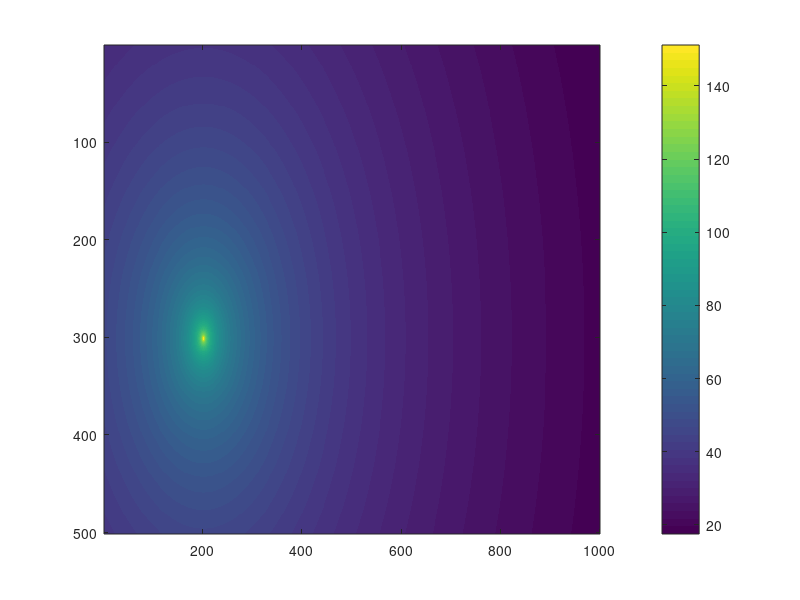

MATLAB code for this plot: (Note: this script raises an error after producing the figure.)
 
n=2;
d=1;
mu=0;
sigma=2;
Gr=1;
R=0.001;
f=2.4;
%Gt=rho;
Pt=20;
%+normrnd(mu,sigma);
RSSI=@(A,n,d,mu,sigma) A-10*normrnd(n,0.5)*log10(d);
Pr=@(Pt,Gt,Gr,R,f) Pt+Gt+Gr-20*log10(R)-20*log2(f)-92.45;
ComputeAngle=@(angle_temp) rho(angle_temp);
computeDist=@(A,RSSI,n) 2.^((A-RSSI)/(10*n));

x=0:0.01:10;
y=0:0.01:5;

coord_X=2;
coord_Y=3;
dist_X=-ones(size(y'))*(coord_X-x);
dist_Y=(coord_Y-y')*ones(size(x));
dist=dist_X.^2+dist_Y.^2;
mask=((dist_Y(:,1)>0*ones(size(x))) & (ones(size(y'))*dist_X(1,:)>0))+...
       2*((dist_Y(:,1)>0*ones(size(x))) & (ones(size(y'))*dist_X(1,:)<0))+...
        3*((dist_Y(:,1)<0*ones(size(x))) & (ones(size(y'))*dist_X(1,:)<0))+...
        4*((dist_Y(:,1)<0*ones(size(x))) & (ones(size(y'))*dist_X(1,:)>0));
angle=atan(dist_Y./dist_X);
angle_def=angle.*(mask==1)+ ((pi+angle).*(mask==2))+ ((pi+angle).*(mask==3))+ ((2*pi+angle).*(mask==4));
thickness=0.0001;
theta = 0:thickness:2*pi;
%rho=abs(cos(pi/2.*cos(theta-pi/2))./sin(theta-pi/2)).^2;
rho=ones(size(theta))*1.64;
%%
for i=1:size(angle_def,1)
    for j=1:size(angle_def,2)
        %{   
        a=angle_def(i,j);
            tol = 5 * eps(a); % A very small value.
            angle_index(i,j)=tetha(tetha>a-tol && tetha<a+tol);
        %}
        if(~isnan(angle_def(i,j)))
            angle_index(i,j)=rho(round(angle_def(i,j)/thickness+1));
        else
            angle_index(i,j)=NaN;
        end
    end
end
%%
%gain=rho(find(theta,angle_def));
%P=Pr(Pt,Gt,Gr,R,f);
angle_index=NaN(size(angle_def));
angle_temp=round((angle_def.*~isnan(angle_def))/thickness+1);
for i=1:size(angle_temp,1)
    angle_index(i,:)=rho(angle_temp(i,:)~=nan);
    %angle_index(i,:)=rho(angle_temp(~isnan(angle_temp(i,:))));
end
imagesc(angle_index);
%%
matrix=RSSI(60,n,dist,mu,sigma);
imagesc(matrix);
colorbar;
theta = 0:0.0001:2*pi;
rho=abs(cos(pi/2.*cos(theta-pi/2))./sin(theta-pi/2)).^2*1.64;



polarplot(theta,10* log10(rho));
polarplot(theta,ones(size(theta)));

%friss


%polarplot(theta,Pr);

%A=Pr(Pt,angle_index,Gr,R,f);

%%
mask_dist=dist<1.01&dist>0.99;
disc=0:pi/10:2*pi;
thick_2=0:pi/10:2*pi;
mask_angle=discretize(angle_def,0:pi/10:2*pi)*pi/10;
mask=mask_dist.*mask_angle;
only_angle=mask(mask~=0);



for i=2:numel(disc)
    tol = 5 * eps(disc(i));
    m(i)=mean(angle_index((mask<disc(i)+tol & mask>disc(i)-tol) & mask_dist==1));
end

%%
matrix_Pr=Pr(Pt,angle_index,Gr,R,f);
matrix=RSSI(60,n,dist,mu,sigma);

imagesc(matrix);
%% prova
computeDist=@(A,RSSI,n) 2^((A-RSSI)/(10*n));
RSSI=@(A,n,d) A-(10*n*log2(d)); %normrnd(n,0.5)
n=2;
x=0:0.01:10;
y=0:0.01:5;
A=60;
figure();
c_1=[1,1];
dist_X=-ones(size(y'))*(c_1(1)-x);
dist_Y=(c_1(2)-y')*ones(size(x));
dist_1=sqrt(dist_X.^2+dist_Y.^2);
m_1=RSSI(60,n,dist_1);
imagesc(m_1);
xticks(0:100:1000);xticklabels([0:1:10]);yticks(0:100:500);yticklabels([0:1:5]);
clear dist_X dist_Y

figure();
c_2=[1,4.5];
dist_X=-ones(size(y'))*(c_2(1)-x);
dist_Y=(c_2(2)-y')*ones(size(x));
dist_2=sqrt(dist_X.^2+dist_Y.^2);
m_2=RSSI(60,n,dist_2);
imagesc(m_2);
xticks(0:100:1000);xticklabels([0:1:10]);yticks(0:100:500);yticklabels([0:1:5]);
clear dist_X dist_Y

figure();
c_3=[9,3];
dist_X=-ones(size(y'))*(c_3(1)-x);
dist_Y=(c_3(2)-y')*ones(size(x));
dist_3=sqrt(dist_X.^2+dist_Y.^2);
m_3=RSSI(60,n,dist_3);
imagesc(m_3);
xticks(0:100:1000);xticklabels([0:1:10]);yticks(0:100:500);yticklabels([0:1:5]);
clear dist_X dist_Y
n_r=[2,2];%n_r=[1.4,2.5];
pos=[4,2];
iPos(1)=find(x==pos(1));
iPos(2)=find(y==pos(2));
RSSI_1=m_1(iPos(2),iPos(1));d11=computeDist(A,RSSI_1,n_r(1));d12=computeDist(A,RSSI_1,n_r(2));
RSSI_2=m_2(iPos(2),iPos(1));d21=computeDist(A,RSSI_2,n_r(1));d22=computeDist(A,RSSI_2,n_r(2));
RSSI_3=m_3(iPos(2),iPos(1));d31=computeDist(A,RSSI_3,n_r(1));d32=computeDist(A,RSSI_3,n_r(2));

l = 2;

dist_prova=sqrt((pos(1)-c_3(1)).^2+(pos(2)-c_3(2)).^2);
